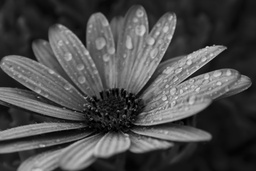
#> input picture examples/test_image.jpg, 256 x 171 px, shrunk from 1000 x 667 before the run
$ python test_multiple_seams.py   (older library calls are emulated)
#> lines starting #> are read from the running program, lines starting #| are printed output that depends on the picture
### core/energy.py
# Compute pixel energy (cost matrix for DP).
# Image → Energy Map

import cv2
import numpy as np

def compute_energy_sobel(gray_img : np.ndarray) -> np.ndarray:

    """
    Compute energy map using the Sobel operator.

    Parameters

    ----------

    gray_img : np.ndarray
        Grayscale image of shape (H, W)-> input image

    Returns
    -------
    energy : np.ndarray
        Energy map of shape (H, W) -> output energy map

    """

    # Horizontal pixel differences
    grad_x = cv2.Sobel(gray_img, cv2.CV_64F, 1, 0, ksize=3)

    # Vertical pixel differences
    grad_y = cv2.Sobel(gray_img, cv2.CV_64F, 0, 1, ksize=3)

    # Energy = total change at each pixel
    energy = np.abs(grad_x) + np.abs(grad_y)

    return energy

# Simple test (optional)
# [7 lines that do not run on import are left out]

### core/dp_seam.py
# Find minimum-energy vertical seam using space-optimized DP.
# Energy Map → Vertical Seam

import numpy as np

def find_vertical_seam(energy : np.ndarray) -> list[int]:

    """
    Finds the minimum-energy vertical seam using space-optimized DP.

    Parameters
    ----------
    energy : np.ndarray
        Energy map of shape (H, W) -> input energy map

    Returns
    -------
    seam : list[int]
        seam[i] = column index of seam pixel in row i -> output vertical seam
        (In row i, which column should I remove?)

    """

    H, W = energy.shape

    # dp for previous row (space optimized)
    prev = energy[H - 1].copy()

    # to reconstruct the seam, we need to store the choices
    parent = np.zeros((H, W), dtype=np.int32)

    # move upwards from last row

    for i in range(H - 2, -1, -1):
        temp = np.zeros(W)

        for j in range(W):

            l = prev[j - 1] if j > 0 else 1e9
            c = prev[j]
            r = prev[j + 1] if j < W - 1 else 1e9

            best = min(l, c, r)

            # store where we go next
            if best == l:
                parent[i][j] = j - 1
            elif best == c:
                parent[i][j] = j
            else:
                parent[i][j] = j + 1

            temp[j] = energy[i][j] + best

        prev = temp

    # choose best start in top row
    j = np.argmin(prev)

    # reconstruct seam (top → bottom)
    seam = [j]
    for i in range(0, H - 1):
        j = parent[i][j]
        seam.append(j)

    return seam

### core/carve.py
# Image + Seam → Smaller Image
import numpy as np


def remove_vertical_seam(img: np.ndarray, seam: list[int]) -> np.ndarray:
    """
    Removes a vertical seam from a grayscale image.

    Parameters
    ----------
    img : np.ndarray
        Grayscale image of shape (H, W)

    seam : list[int]
        seam[i] = column index to remove in row i

    Returns
    -------
    carved_img : np.ndarray
        Image of shape (H, W-1) with seam removed
    """

    H, W = img.shape

    # New image will have one less column
    carved_img = np.zeros((H, W - 1), dtype=img.dtype)

    for i in range(H):
        j = seam[i]

        # Copy everything except column j
        carved_img[i, :j] = img[i, :j]
        carved_img[i, j:] = img[i, j + 1:]

    return carved_img

### test_multiple_seams.py
import cv2
from core.energy import compute_energy_sobel
from core.dp_seam import find_vertical_seam
from core.carve import remove_vertical_seam

# Load grayscale image
img = cv2.imread("examples/test_image.jpg", cv2.IMREAD_GRAYSCALE)
#> img is the input picture: shape (171, 256); min 0, max 225, mean 75.8

print("Original shape:", img.shape)
#| Original shape: (171, 256)

num_seams = 100   # 👈 change this to 50, 100, 200 etc.

for i in range(num_seams):
    energy = compute_energy_sobel(img)
    seam = find_vertical_seam(energy)
    img = remove_vertical_seam(img, seam)

    if (i + 1) % 10 == 0:
        print(f"Removed {i+1} seams")
#> this loop made 100 passes
#> seam on passes 1 to 12: [254], [244], [251], [251], [251], [250], [249], [248], [247], [246], [245], [244]
#> pass 1, in compute_energy_sobel, `grad_x = cv2.Sobel(gray_img, cv2.CV_64F, 1, 0, ksize=3)`:
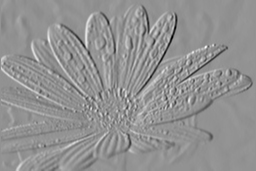
#> grad_x: shape (171, 256) float64; min -620, max 459, mean -1.1; drawn with min black and max white
#> pass 1, in compute_energy_sobel, `grad_y = cv2.Sobel(gray_img, cv2.CV_64F, 0, 1, ksize=3)`:
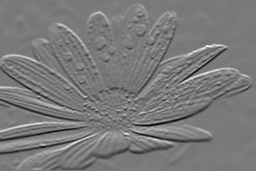
#> grad_y: shape (171, 256) float64; min -638, max 690, mean 0.8; drawn with min black and max white
#> pass 1, in compute_energy_sobel, `energy = np.abs(grad_x) + np.abs(grad_y)`:
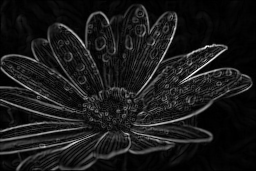
#> energy: shape (171, 256) float64; min 0, max 988, mean 102; drawn with min black and max white
#> pass 1, `img = remove_vertical_seam(img, seam)`:
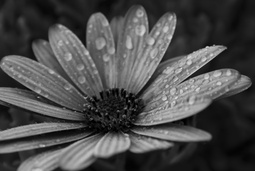
#> img: shape (171, 255); min 0, max 225, mean 76
#> after the loop:
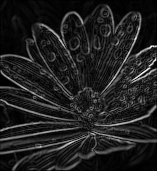
#> energy: shape (171, 157) float64; min 0, max 988, mean 127.7; drawn with min black and max white
#> after the loop:
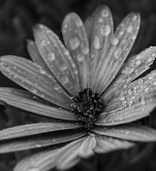
#> img: shape (171, 156); min 0, max 225, mean 89.4

print("Final shape:", img.shape)
#| Final shape: (171, 156)

# Resize for display
display = cv2.resize(img, None, fx=0.25, fy=0.25)
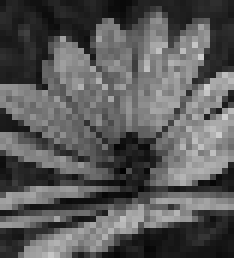
#> display: shape (43, 39) (shown 6 times larger); min 1, max 206, mean 89.2

cv2.imshow("After Seam Carving", display)
cv2.waitKey(0)
cv2.destroyAllWindows()
